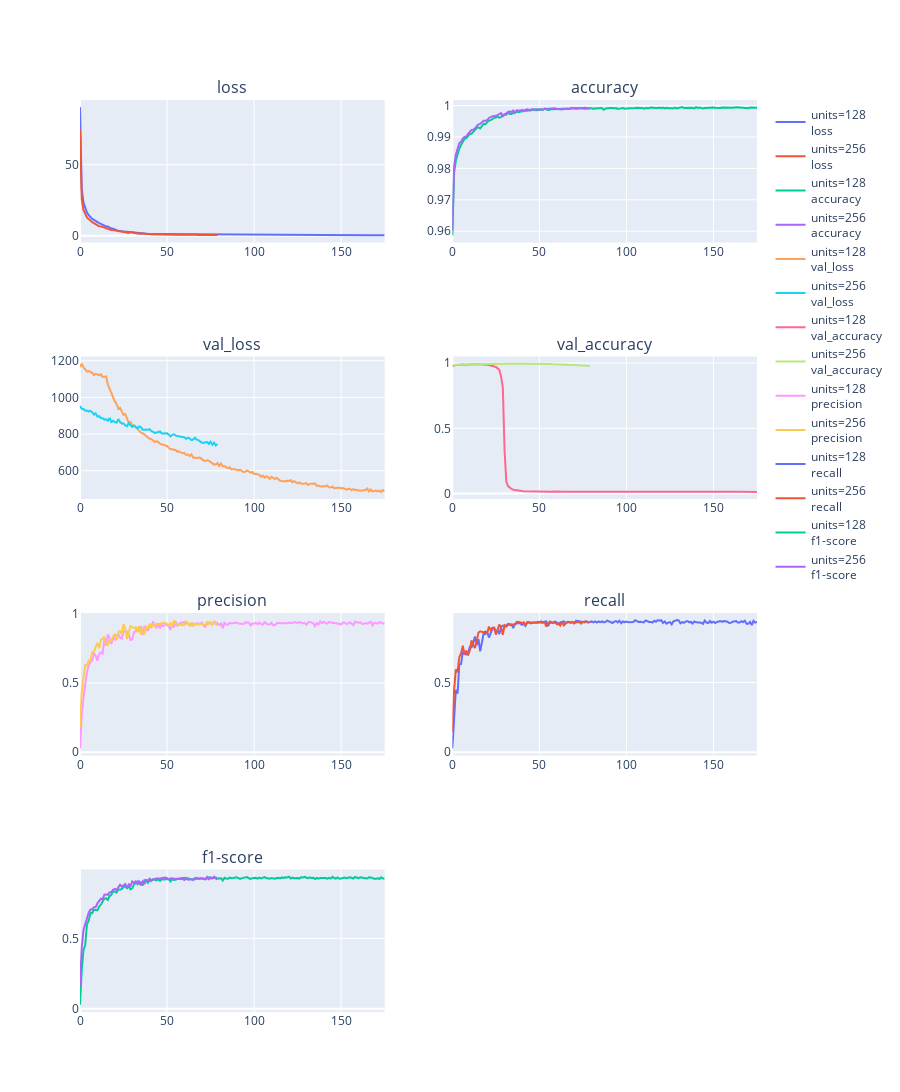

Notebook code for this chart:
### Code cell
compare_perform(perf_u128, perf_u256, 'units=128', 'units=256', list(perf_u128.columns))
